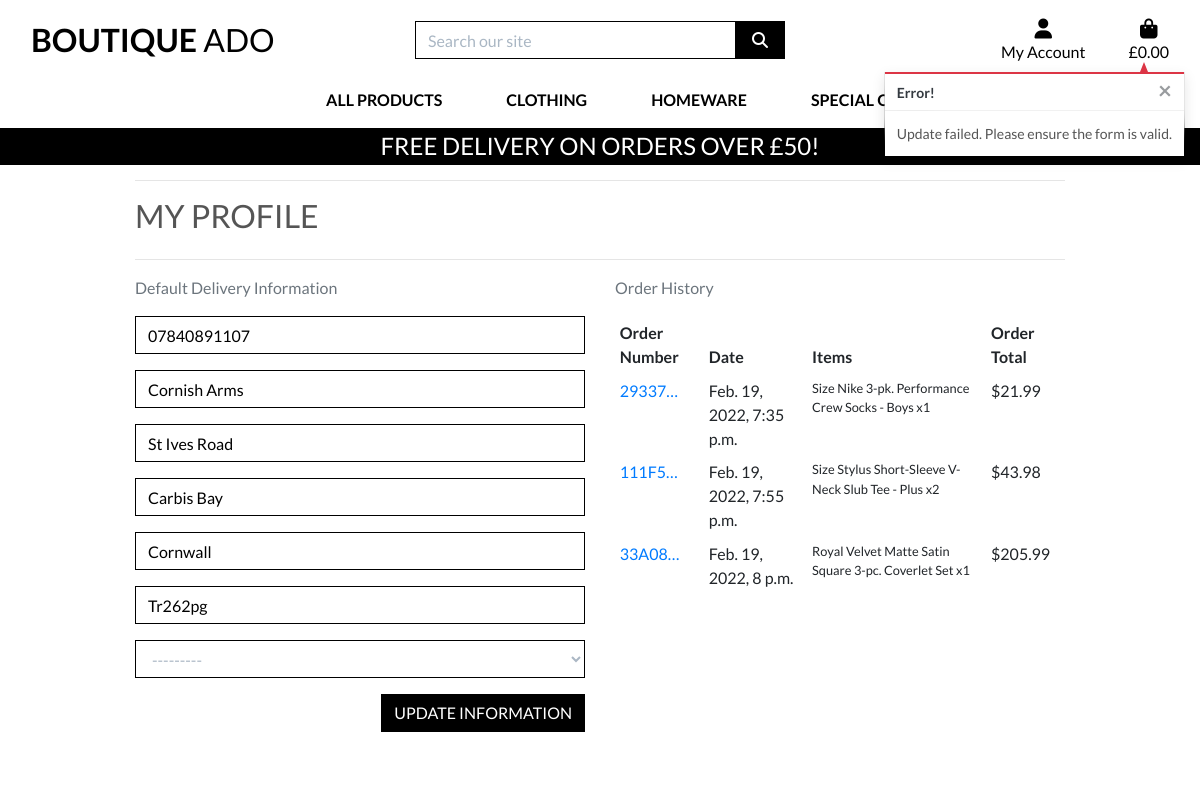
Page /profile/ (signed in) on the committed database.
### profiles/models.py (models this page shows, shortened)
class UserProfile(models.Model):
    user = models.OneToOneField(User, on_delete=models.CASCADE)
    default_phone_number = models.CharField(
                                    max_length=20, null=True, blank=True)
    default_street_address1 = models.CharField(max_length=80, null=True, blank=True)
    default_street_address2 = models.CharField(max_length=80, null=True, blank=True)
    default_town_or_city = models.CharField(max_length=40, null=True, blank=True)
    default_county = models.CharField(max_length=80, null=True, blank=True)
    default_postcode = models.CharField(max_length=20, null=True, blank=True)
    default_country = CountryField(blank_label='Country', null=True, blank=True)

### checkout/models.py (models this page shows, shortened)
class Order(models.Model):
    order_number = models.CharField(max_length=32, null=False, editable=False)
    user_profile = models.ForeignKey(UserProfile, on_delete=models.SET_NULL,
                                     null=True, blank=True, related_name='orders')
    full_name = models.CharField(max_length=50, null=False, blank=False)
    email = models.EmailField(max_length=254, null=False, blank=False)
    phone_number = models.CharField(max_length=20, null=False, blank=False)
    country = CountryField(blank_label='Country  *', null=False, blank=False)
    postcode = models.CharField(max_length=20, null=True, blank=True)
    town_or_city = models.CharField(max_length=40, null=False, blank=False)
    street_address1 = models.CharField(max_length=80, null=False, blank=False)
    street_address2 = models.CharField(max_length=80, null=True, blank=True)
    county = models.CharField(max_length=80, null=True, blank=True)
    date = models.DateTimeField(auto_now_add=True)
    delivery_cost = models.DecimalField(max_digits=6, decimal_places=2, null=False, default=0)
    order_total = models.DecimalField(max_digits=10, decimal_places=2, null=False, default=0)
    grand_total = models.DecimalField(max_digits=10, decimal_places=2, null=False, default=0)
    original_bag = models.TextField(null=False, blank=False, default='')
    stripe_pid = models.CharField(max_length=254,null=False, blank=False, default='')

class OrderLineItem(models.Model):
    order = models.ForeignKey(Order, null=False, blank=False, on_delete=models.CASCADE, related_name='lineitems')
    product = models.ForeignKey(Product, null=False, blank=False, on_delete=models.CASCADE)
    product_size = models.CharField(max_length=2, null=True, blank=True) # XS, S, M, L, XL
    quantity = models.IntegerField(null=False, blank=False, default=0)
    lineitem_total = models.DecimalField(max_digits=6, decimal_places=2, null=False, blank=False, editable=False)

### products/models.py (models this page shows, shortened)
class Product(models.Model):
    category = models.ForeignKey('Category', null=True, blank=True, on_delete=models.SET_NULL)
    sku = models.CharField(max_length=254, null=True, blank=True)
    name = models.CharField(max_length=254)
    description = models.TextField()
    has_sizes = models.BooleanField(default=False, null=True, blank=True)
    price = models.DecimalField(max_digits=6, decimal_places=2)
    rating = models.DecimalField(max_digits=6, decimal_places=2, null=True, blank=True)
    image_url = models.URLField(max_length=1024, null=True, blank=True)
    image = models.ImageField(null=True, blank=True)

### profiles/views.py (the view)
# urls.py: path('profile/', include('profiles.urls')),
@login_required
def profile(request):
    profile = get_object_or_404(UserProfile, user=request.user)
    if request.method == 'POST':
        form = UserProfileForm(request.POST, instance=profile)
        if form.is_valid():
            form.save()
            messages.success(request, 'Profile updated successfully')
    else:
        form = UserProfileForm(instance=profile)
        messages.error(request, 'Update failed. Please ensure the form is valid.')
    orders = profile.orders.all()
    template = 'profiles/profile.html'
    context = {
        'form': form,
        'orders': orders,
        'on_profile_page': True
    }
    return render(request, template, context)

### profiles/forms.py
class UserProfileForm(forms.ModelForm):
    class Meta:
        model =  UserProfile
        exclude = ('user',)
    def __init__(self, *args, **kwargs):
        super().__init__(*args, **kwargs)
        placeholders = {
            'default_phone_number': 'Phone Number',
            'default_postcode': 'Postal Code',
            'default_town_or_city': 'Town or City',
            'default_street_address1': 'Street Address 1',
            'default_street_address2': 'Street Address 2',
            'default_county': 'County, State or Locality',
        }
        self.fields['default_phone_number'].widget.attrs['autofocus'] = True
        for field in self.fields:
            if field != 'default_country':
                if self.fields[field].required:
                    placeholder = f'{placeholders[field]} *'
                else:
                    placeholder = placeholders[field]
                self.fields[field].widget.attrs['placeholder'] = placeholder
            self.fields[field].widget.attrs['class'] = 'border-black rounded-0 profile-form-input'
            self.fields[field].label = False

### bag/contexts.py (called while the page is built, shortened)
def bag_contents(request):
    bag_items = []
    total = 0
    product_count = 0
    bag = request.session.get('bag', {})
    if total < settings.FREE_DELIVERY_THRESHOLD:
        delivery = total * Decimal(settings.STANDARD_DELIVERY_PERCENTAGE / 100)
        free_delivery_delta = settings.FREE_DELIVERY_THRESHOLD - total
    else:
        delivery = 0
        free_delivery_delta = 0
    grand_total = delivery + total
    context = {
        'bag_items': bag_items,
        'total': total,
        'product_count': product_count,
        'delivery': delivery,
        'free_delivery_delta': free_delivery_delta,
        'free_delivery_threshold': settings.FREE_DELIVERY_THRESHOLD,
        'grand_total': grand_total,
    }
    return context

### profiles/templates/profiles/profile.html (shortened to what this page needs)
{% extends "base.html" %}
{% load static %}
{% block extra_css %}
    <link rel="stylesheet" href="{% static 'profiles/css/profile.css' %}">
{% endblock %}
{% block page_header %}
    <div class="container header-container">
    </div>
{% endblock %}
{% block content %}
    <div class="overlay"></div>
    <div class="container">
        <div class="row">
            <div class="col">
                <hr>
                <h2 class="logo-font mb-4">My Profile</h2>
                <hr>
            </div>
        </div>
        <div class="row">
            <div class="col-12 col-lg-6">
                <p class="text-muted">Default Delivery Information</p>
                <form class="mt-3" action="{% url 'profile' %}" method="POST" id="profile-update-form">
                    {{ form|crispy }}
                    <button class="btn btn-black rounded-0 text-uppercase float-right">Update Information</button>
                </form>
            </div>
            <div class="col-12 col-lg-6">
                <p class="text-muted">Order History</p>
                <div class="order-history table-responsive">
                    <table class="table table-sm table-borderless">
                        <thead>
                            <tr>
                                <th>Order Number</th>
                                <th>Date</th>
                                <th>Items</th>
                                <th>Order Total</th>
                            </tr>
                        </thead>
                        <tbody>
                            {% for order in orders %}
                                <tr>
                                    <td>
                                        <a href="{% url 'order_history' order.order_number %}"
                                        title="{{ order.order_number }}">
                                            {{ order.order_number|truncatechars:6 }}
                                        </a>
                                    </td>
                                    <td>{{ order.date }}</td>
                                    <td>
                                        <ul class="list-unstyled">
                                            {% for item in order.lineitems.all %}
                                                <li class="small">
                                                    {% if item.product.has_sizes %}
                                                        Size {{ item.product.size|upper }}
                                                    {% endif %}{{ item.product.name }} x{{ item.quantity }}
                                                </li>
                                            {% endfor %}
                                        </ul>
                                    </td>
                                    <td>${{ order.grand_total }}</td>
                                </tr>
                            {% endfor %}
                        </tbody>
                    </table>
                </div>
            </div>
        </div>
{% endblock %}

### static/css/base.css (style rules this page uses)
html { height: 100%; }
body { background: url('/media/homepage_background_cropped.jpg') no-repeat center center fixed; background-size: cover; height: calc(100vh - 164px); color: #555; font-family: 'Lato'; }
.logo-font { text-transform: uppercase; }
.btn-black { background: black; color: white; }
.border-black { border: 1px solid black !important; }
.overlay { height: 100%; width: 100%; top: 0; left: 0; position: fixed; background: white; z-index: -1; }
@media (min-width: 1200px) { .container { max-width: 80%; } }
@media (min-width: 992px) { .header-container { padding-top: 164px; } }

### profiles/static/profiles/css/profile.css (style rules this page uses)
.order-history { max-height: 416px; overflow-y: auto; }
#profile-update-form .form-control { color: #000; }
#profile-update-form input::placeholder { color: #aab7c4; }
#id_default_country, #id_default_country option:not(:first-child) { color: #000; }
#id_default_country option:first-child { color: #aab7c4; }

### rows in the picture
UserProfile: default_phone_number "07840891107", default_street_address1 "Cornish Arms", default_street_address2 "St Ives Road", default_town_or_city "Carbis Bay", default_county "Cornwall", default_postcode "Tr262pg", default_country "---------"
Order: order_number "29337…", date "Feb. 19, 2022, 7:35 p.m.", grand_total "21.99"
OrderLineItem: product.name "Nike 3-pk. Performance Crew Socks - Boys", quantity "1"
Order: order_number "111F5…", date "Feb. 19, 2022, 7:55 p.m.", grand_total "43.98"
OrderLineItem: product.name "Stylus Short-Sleeve V-Neck Slub Tee - Plus", quantity "2"
Order: order_number "33A08…", date "Feb. 19, 2022, 8 p.m.", grand_total "205.99"
OrderLineItem: product.name "Royal Velvet Matte Satin Square 3-pc. Coverlet Set", quantity "1"

### other values in the picture
{{ free_delivery_threshold }} "50"
{{ message }} "Update failed. Please ensure the form is valid."
